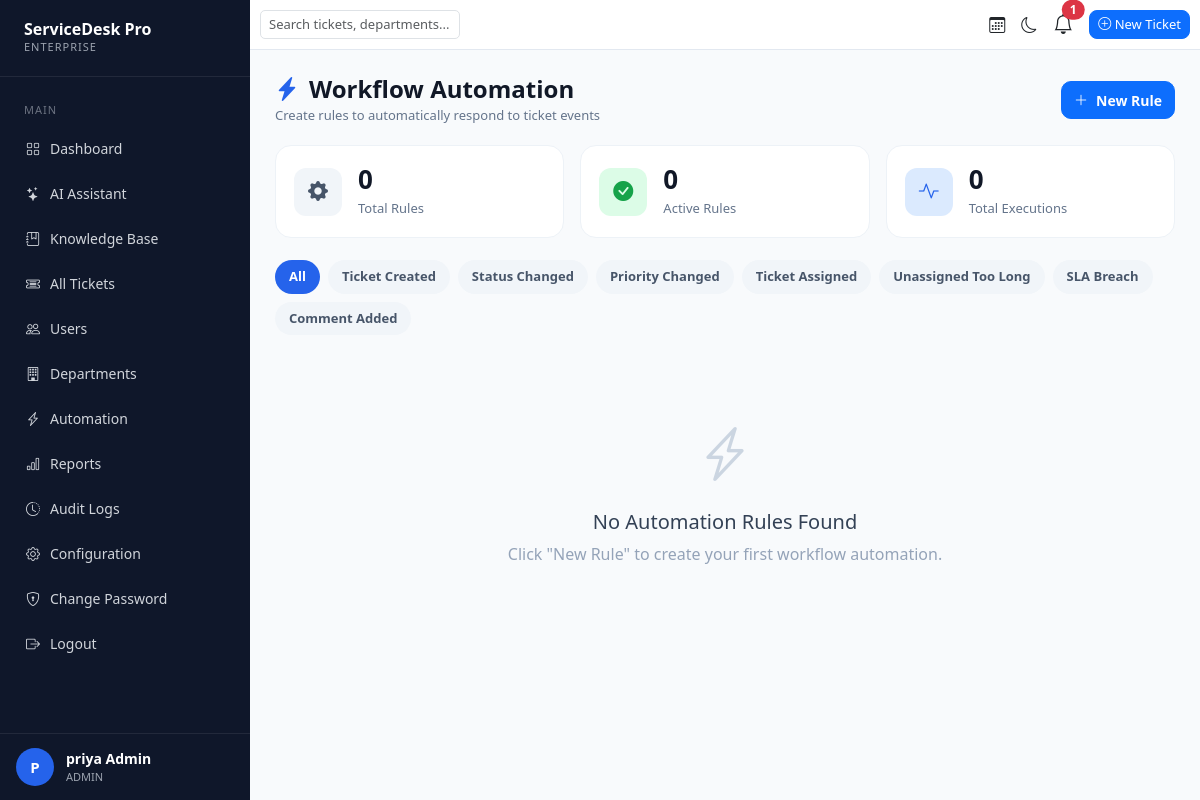
Before: /automation/ (signed in) with the older database file.
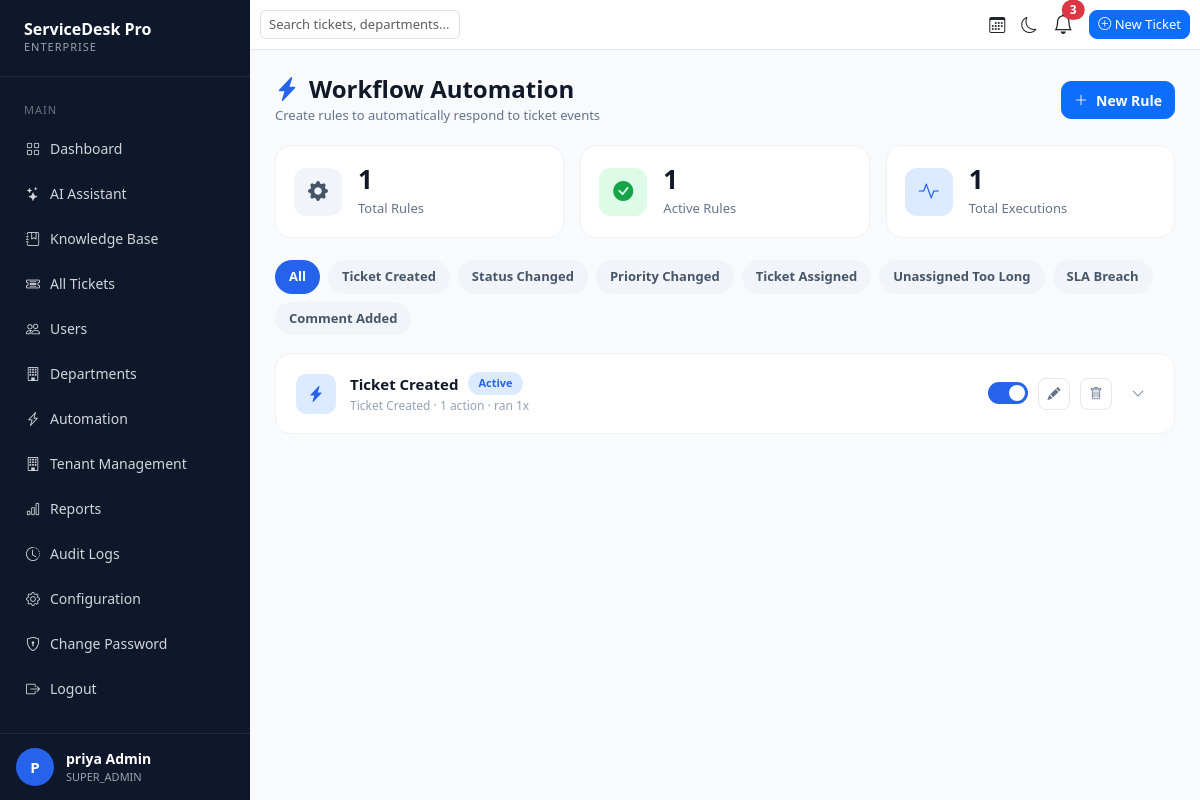
After: the same page with the newer database file.
### accounts/models.py (models this page shows, shortened)
class User(AbstractUser):
    ROLE_CHOICES = (
        ('SUPER_ADMIN', 'Super Admin'),
        ('ADMIN', 'Admin'),
        ('AGENT', 'Agent'),
        ('EMPLOYEE', 'Employee'),
    )
    email = models.EmailField(unique=True)
    role = models.CharField(
        max_length=20,
        choices=ROLE_CHOICES,
        default='EMPLOYEE'
    )
    phone = models.CharField(
        max_length=15,
        blank=True,
        null=True
    )
    profile_image = models.ImageField(
        upload_to='profile_images/',
        blank=True,
        null=True
    )
    department = models.ForeignKey(
        'departments.Department',
        on_delete=models.SET_NULL,
        blank=True,
        null=True
    )
    tenant = models.ForeignKey(
        'tenants.Tenant',
        on_delete=models.SET_NULL,
        blank=True,
        null=True,
        related_name='users'
    )
    is_locked = models.BooleanField(
        default=False
    )
    USERNAME_FIELD = 'email'
    REQUIRED_FIELDS = ['username']

### automation/models.py (models this page shows, shortened)
class AutomationRule(models.Model):
    TRIGGER_CHOICES = (
        ('TICKET_CREATED', 'Ticket Created'),
        ('STATUS_CHANGED', 'Status Changed'),
        ('PRIORITY_CHANGED', 'Priority Changed'),
        ('TICKET_ASSIGNED', 'Ticket Assigned'),
        ('UNASSIGNED_TOO_LONG', 'Unassigned Too Long'),
        ('SLA_BREACH', 'SLA Breach'),
        ('COMMENT_ADDED', 'Comment Added'),
    )
    TRIGGER_DESCRIPTIONS = {
        'TICKET_CREATED': 'When a new ticket is submitted',
        'STATUS_CHANGED': "When a ticket's status is updated",
        'PRIORITY_CHANGED': "When a ticket's priority changes",
        'TICKET_ASSIGNED': 'When a ticket is assigned to an agent',
        'UNASSIGNED_TOO_LONG': 'When a ticket stays unassigned for hours',
        'SLA_BREACH': "When a ticket's SLA deadline is breached",
        'COMMENT_ADDED': 'When someone comments on a ticket',
    }
    name = models.CharField(max_length=150)
    description = models.TextField(blank=True)
    trigger = models.CharField(
        max_length=30,
        choices=TRIGGER_CHOICES
    )
    is_active = models.BooleanField(default=True)
    execution_count = models.PositiveIntegerField(default=0)
    created_by = models.ForeignKey(
        settings.AUTH_USER_MODEL,
        on_delete=models.SET_NULL,
        null=True,
        blank=True
    )
    created_at = models.DateTimeField(auto_now_add=True)
    updated_at = models.DateTimeField(auto_now=True)
    class Meta:
        ordering = ['-created_at']

### automation/views.py (the view)
# urls.py: path("", automation_list, name="automation_list"),
@login_required
def automation_list(request):
    if request.user.role not in ['ADMIN', 'SUPER_ADMIN']:
        return redirect('dashboard')
    rules = AutomationRule.objects.all().prefetch_related(
        'conditions', 'actions'
    ).order_by('-created_at')
    selected_trigger = request.GET.get('trigger')
    if selected_trigger:
        rules = rules.filter(trigger=selected_trigger)
    total_rules = AutomationRule.objects.count()
    active_rules = AutomationRule.objects.filter(
        is_active=True
    ).count()
    total_executions = AutomationRule.objects.aggregate(
        total=Sum('execution_count')
    )['total'] or 0
    rules_json = {}
    for rule in rules:
        rules_json[rule.id] = {
            "id": rule.id,
            "name": rule.name,
            "description": rule.description,
            "trigger": rule.trigger,
            "is_active": rule.is_active,
            "conditions": [
                {
                    "field": c.field,
                    "operator": c.operator,
                    "value": c.value
                }
                for c in rule.conditions.all()
            ],
            "actions": [
                {
                    "action_type": a.action_type,
                    "value": a.value
                }
                for a in rule.actions.all()
            ],
        }
    context = {
        "rules": rules,
        "total_rules": total_rules,
        "active_rules": active_rules,
        "total_executions": total_executions,
        "trigger_choices": AutomationRule.TRIGGER_CHOICES,
        "trigger_descriptions": AutomationRule.TRIGGER_DESCRIPTIONS,
        "selected_trigger": selected_trigger,
        "field_choices": RuleCondition.FIELD_CHOICES,
        "operator_choices": RuleCondition.OPERATOR_CHOICES,
        "action_choices": RuleAction.ACTION_CHOICES,
        "rules_json": rules_json,
    }
    return render(
        request,
        "automation_list.html",
        context
    )

### automation/templatetags/automation_extras.py (called while the page is built)
@register.filter
def get_item(dictionary, key):
    if not dictionary:
        return ""
    return dictionary.get(key, "")

### tickets/context_processors.py (called while the page is built)
def notification_context(request):
    if request.user.is_authenticated:
        notifications = Notification.objects.filter(
            user=request.user
        )[:5]
        unread_count = Notification.objects.filter(
            user=request.user,
            is_read=False
        ).count()
        return {
            "notifications": notifications,
            "unread_notifications": unread_count
        }
    return {}

### templates/automation_list.html (shortened to what the changed rows need)
{% extends 'base.html' %}
{% load static %}
{% load automation_extras %}
{% block content %}
<div class="automation-page">
    <div class="page-header">
        <div>
            <h2 class="page-title">
                <i class="bi bi-lightning-charge-fill"></i>
                Workflow Automation
            </h2>
        </div>
    </div>
    <div class="row g-3">
        <div class="col-md-4">
            <div class="summary-card">
                <div>
                    <h3>{{ total_rules }}</h3>
                    <span>Total Rules</span>
                </div>
            </div>
        </div>
        <div class="col-md-4">
            <div class="summary-card green">
                <div>
                    <h3>{{ active_rules }}</h3>
                    <span>Active Rules</span>
                </div>
            </div>
        </div>
        <div class="col-md-4">
            <div class="summary-card blue">
                <div>
                    <h3>{{ total_executions }}</h3>
                    <span>Total Executions</span>
                </div>
            </div>
        </div>
    </div>
    <div class="filter-pills">
        <a href="{% url 'automation_list' %}" class="pill {% if not selected_trigger %}active{% endif %}">All</a>
        {% for value, label in trigger_choices %}
            <a href="?trigger={{ value }}" class="pill {% if selected_trigger == value %}active{% endif %}">{{ label }}</a>
        {% endfor %}
    </div>
    {% for rule in rules %}
        <div class="rule-card">
            <div class="rule-card-header">
                <div class="rule-icon-name">
                    <div class="rule-icon"><i class="bi bi-lightning-charge-fill"></i></div>
                    <div>
                        <div class="rule-name-row">
                            <h5 class="rule-name">{{ rule.name }}</h5>
                            {% if rule.is_active %}
                                <span class="rule-badge active">Active</span>
                            {% else %}
                                <span class="rule-badge inactive">Inactive</span>
                            {% endif %}
                        </div>
                        <div class="rule-meta">
                            {{ rule.get_trigger_display }}
                            &middot; {{ rule.actions.count }} action{{ rule.actions.count|pluralize }}
                            {% if rule.execution_count %}
                                &middot; ran {{ rule.execution_count }}x
                            {% endif %}
                        </div>
                    </div>
                </div>
                <div class="rule-controls">
                    <form method="post" action="{% url 'toggle_automation_rule' rule.id %}">
                        <label class="rule-toggle">
                            <span class="toggle-slider"></span>
                        </label>
                    </form>
                    <button type="button" class="rule-icon-btn" title="Edit"
                            onclick="openEditModal({{ rule.id }})">
                        <i class="bi bi-pencil-fill"></i>
                    </button>
                    <form method="post" action="{% url 'delete_automation_rule' rule.id %}"
                          onsubmit="return confirm('Delete this automation rule?');">
                        <button type="submit" class="rule-icon-btn" title="Delete">
                            <i class="bi bi-trash"></i>
                        </button>
                    </form>
                    <button type="button" class="rule-icon-btn chevron-btn" title="Details"
                            onclick="toggleRuleDetails({{ rule.id }})">
                        <i class="bi bi-chevron-down" id="ruleChevron{{ rule.id }}"></i>
                    </button>
                </div>
            </div>
        </div>
    {% empty %}
        <div class="empty-state">
            <i class="bi bi-lightning-charge"></i>
            <h5>No Automation Rules Found</h5>
            <p>Click "New Rule" to create your first workflow automation.</p>
        </div>
    {% endfor %}
</div>
{% endblock %}

### templates/base.html (shortened to what this page needs)
<!DOCTYPE html>
<html lang="en">
<head>
    <link href="https://cdn.jsdelivr.net/npm/bootstrap@5.3.3/dist/css/bootstrap.min.css" rel="stylesheet">
    <link rel="stylesheet" href="https://cdn.jsdelivr.net/npm/bootstrap-icons@1.11.3/font/bootstrap-icons.min.css">
</head>
<body>
<div class="sidebar">
    <div class="logo">
        <h3>ServiceDesk Pro</h3>
        <p>ENTERPRISE</p>
    </div>
    <div class="menu">
        <div class="menu-title">Main</div>
        <a href="{% url 'dashboard' %}">
            <i class="bi bi-grid"></i> Dashboard
        </a>
        <a href="{% url 'ai_assistant' %}">
            <i class="bi bi-stars"></i> AI Assistant
        </a>
        <a href="{% url 'knowledge_base_list' %}">
            <i class="bi bi-journal-bookmark"></i> Knowledge Base
        </a>
        {% if request.user.role == 'ADMIN' or request.user.role == 'SUPER_ADMIN' %}
        <a href="{% url 'all_tickets' %}">
            <i class="bi bi-ticket-detailed"></i> All Tickets
        </a>
        <a href="{% url 'users_list' %}">
            <i class="bi bi-people"></i> Users
        </a>
        <a href="{% url 'department_list' %}">
            <i class="bi bi-building"></i> Departments
        </a>
        <a href="{% url 'automation_list' %}">
            <i class="bi bi-lightning-charge"></i> Automation
        </a>
        {% if request.user.role == 'SUPER_ADMIN' %}
        <a href="{% url 'tenant_list' %}">
            <i class="bi bi-building"></i> Tenant Management
        </a>
        {% endif %}
        <a href="{% url 'reports' %}">
            <i class="bi bi-bar-chart"></i> Reports
        </a>
        <a href="{% url 'audit_logs' %}">
            <i class="bi bi-clock-history"></i> Audit Logs
        </a>
        <a href="{% url 'config_home' %}">
            <i class="bi bi-gear"></i> Configuration
        </a>
        {% endif %}
        <a href="{% url 'change_password' %}">
            <i class="bi bi-shield-lock"></i> Change Password
        </a>
        <a href="{% url 'logout' %}">
            <i class="bi bi-box-arrow-right"></i> Logout
        </a>
    </div>
   <div class="sidebar-footer">
        <div class="avatar">
            {{ request.user.first_name|first|default:"U"|upper }}
        </div>
        <div class="user-box">
            <strong>
                {{ request.user.first_name }} {{ request.user.last_name }}
            </strong>
            <span>
                {{ request.user.role }}
            </span>
        </div>
    </div>
</div>
<div class="content">
    <div class="navbar-custom">
        <div class="d-flex justify-content-between align-items-center h-100 w-100">
            <div class="search-box">
                <input type="text" id="openSearch" class="form-control"
                       placeholder="Search tickets, departments..." readonly>
            </div>
            <div class="d-flex align-items-center">
                <i class="bi bi-calendar3 me-3"></i>
                <i id="themeToggle"
                   class="bi bi-moon me-3"
                   style="cursor:pointer;"></i>
                <div class="dropdown me-3">
                    <button class="btn p-0 border-0 bg-transparent position-relative" type="button"
                        data-bs-toggle="dropdown" aria-expanded="false">
                        <i class="bi bi-bell fs-5"></i>
                        {% if unread_notifications > 0 %}
                        <span class="position-absolute top-0 start-100 translate-middle badge rounded-pill bg-danger">
                            {{ unread_notifications }}
                        </span>
                        {% endif %}
                    </button>
                </div>
                <a href="{% url 'create_ticket' %}"
                   class="btn btn-primary new-ticket-btn">
                    <i class="bi bi-plus-circle"></i> New Ticket
                </a>
            </div>
        </div>
    </div>
    <div class="page-content">
        {% block content %}
        {% endblock %}
    </div>
</div>

Changed rows visible on the page:
changed User "priya Admin": role "ADMIN" → "SUPER_ADMIN" (drawn); user.role "ADMIN" → "SUPER_ADMIN"
added AutomationRule: name "Ticket Created", is_active "Active", trigger "Ticket Created", actions.count "1", execution_count "1"
Other visible differences:
{{ unread_notifications }}: "1" → "3"
{{ total_rules }}: "0" → "1"
{{ active_rules }}: "0" → "1"
{{ total_executions }}: "0" → "1"
text no longer shown: "No Automation Rules Found Click \"New Rule\" to create your first workflow automation."
text now shown: "Tenant Management"
